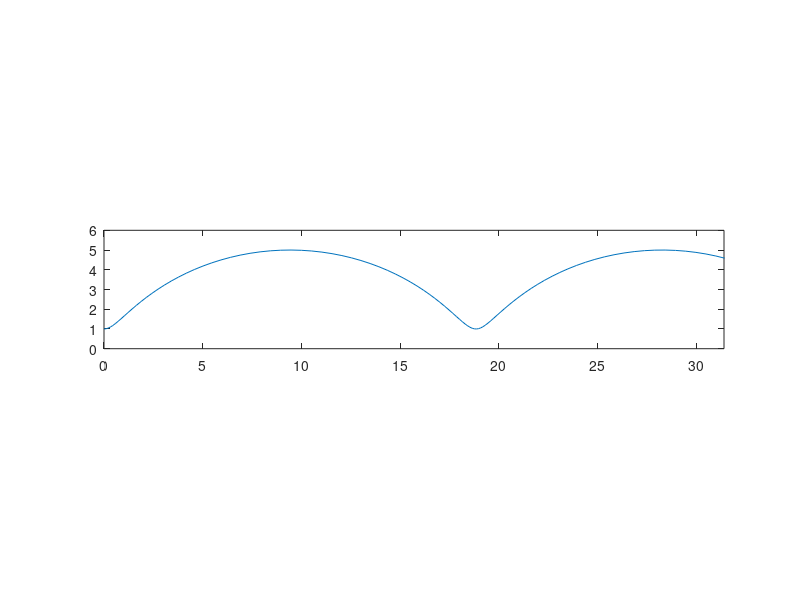

Write MATLAB code to recreate this figure.
%% Drawing a graph of two variable function
%% z = x^2-y^2
f = @(x,y) x.^2 - y.^2 ;
[X, Y] = meshgrid(linspace(-1,1));
surf(X,Y,f(X,Y))
%% f(t) = (t^2,t^3)
x = @(t) t.^2 ;
y = @(t) t.^3 ;
t = linspace(-1,1);
for i = 1 : 100
    plot(x(t(1:i)), y(t(1:i)))
    axis equal;
    axis([-.5,1.5,-1,1]);
    drawnow
end
%% c(t) = (cos(t), t, sin(t))
x = @(t) cos(t);
y = @(t) t ;
z = @(t) sin(t);
t = linspace(0,6*pi);
plot3(x(t),y(t),z(t));

%%
f = @(x,y) (x.^4 - 4*y.^2)./(x.^2 + 2*y.^2) ;
[X, Y] = meshgrid(linspace(-1,1,100));
surf(X,Y,f(X,Y))
hold on;
t = linspace(1,0);
plot3(t,t,f(t,t), 'r', 'linewidth', 2);
plot3(t,2*t,f(t,2*t), 'b', 'linewidth', 2);
hold off;
axis equal;

%%
f = @(x,y) (x.*y)./sqrt(x.^2+y.^2) ;
[X,Y] = meshgrid(linspace(-1,1));
surf(X,Y,f(X,Y))







%% Animation
a = 3 ; b = 2 ;
x = @(t) a*t - b*sin(t) ;
y = @(t) a - b*cos(t) ;
xmax = 10*pi; N = 300;
t = linspace(0, xmax, N) ;
theta = linspace(0,2*pi) ;
for i = 1 : N 
    plot(x(t(1:i)), y(t(1:i)));
    hold on;
    plot(a*cos(theta)+a*t(i), a*sin(theta)+a);
    plot(b*cos(theta)+a*t(i), b*sin(theta)+a);
    plot(x(t(i)), y(t(i)), '.r', 'markersize', 10);
    hold off;
    axis equal;
    axis([0,xmax,0,6])
    drawnow
end